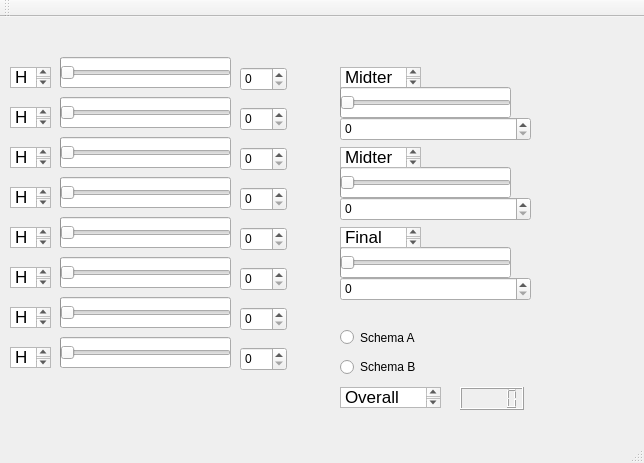
 <widget class="QMainWindow" name="MainWindow">
  <property name="geometry">
   <rect>
    <x>0</x>
    <y>0</y>
    <width>644</width>
    <height>463</height>
   </rect>
  </property>
  <property name="windowTitle">
   <string>MainWindow</string>
  </property>
  <property name="autoFillBackground">
   <bool>true</bool>
  </property>
  <widget class="QWidget" name="centralWidget">
   <widget class="QProgressBar" name="progressBar">
    <property name="geometry">
     <rect>
      <x>60</x>
      <y>40</y>
      <width>171</width>
      <height>31</height>
     </rect>
    </property>
    <property name="maximumSize">
     <size>
      <width>171</width>
      <height>16777215</height>
     </size>
    </property>
    <property name="font">
     <font>
      <family>Apple Braille</family>
      <pointsize>20</pointsize>
      <kerning>false</kerning>
     </font>
    </property>
    <property name="mouseTracking">
     <bool>false</bool>
    </property>
    <property name="acceptDrops">
     <bool>false</bool>
    </property>
    <property name="whatsThis">
     <string/>
    </property>
    <property name="autoFillBackground">
     <bool>false</bool>
    </property>
    <property name="inputMethodHints">
     <set>Qt::ImhNone</set>
    </property>
    <property name="textVisible">
     <bool>true</bool>
    </property>
   </widget>
   <widget class="QSlider" name="horizontalSlider">
    <property name="geometry">
     <rect>
      <x>60</x>
      <y>40</y>
      <width>171</width>
      <height>31</height>
     </rect>
    </property>
    <property name="autoFillBackground">
     <bool>false</bool>
    </property>
    <property name="maximum">
     <number>100</number>
    </property>
    <property name="orientation">
     <enum>Qt::Horizontal</enum>
    </property>
   </widget>
   <widget class="QTextBrowser" name="hw1TextBox">
    <property name="geometry">
     <rect>
      <x>10</x>
      <y>50</y>
      <width>41</width>
      <height>21</height>
     </rect>
    </property>
    <property name="autoFillBackground">
     <bool>true</bool>
    </property>
    <property name="styleSheet">
     <string notr="true">

hw1TextBox -&gt; QTextEdit { selection-background-color: black }</string>
    </property>
    <property name="html">
     <string>&lt;!DOCTYPE HTML PUBLIC &quot;-//W3C//DTD HTML 4.0//EN&quot; &quot;http://www.w3.org/TR/REC-html40/strict.dtd&quot;&gt;
&lt;html&gt;&lt;head&gt;&lt;meta name=&quot;qrichtext&quot; content=&quot;1&quot; /&gt;&lt;style type=&quot;text/css&quot;&gt;
p, li { white-space: pre-wrap; }
&lt;/style&gt;&lt;/head&gt;&lt;body style=&quot; font-family:'.SF NS Text'; font-size:13pt; font-weight:400; font-style:normal;&quot;&gt;
&lt;p style=&quot; margin-top:0px; margin-bottom:0px; margin-left:0px; margin-right:0px; -qt-block-indent:0; text-indent:0px;&quot;&gt;&lt;span style=&quot; font-family:'Al Bayan';&quot;&gt;Hw 1&lt;/span&gt;&lt;/p&gt;&lt;/body&gt;&lt;/html&gt;</string>
    </property>
   </widget>
   <widget class="QSpinBox" name="spinBox">
    <property name="geometry">
     <rect>
      <x>240</x>
      <y>50</y>
      <width>47</width>
      <height>24</height>
     </rect>
    </property>
    <property name="maximum">
     <number>100</number>
    </property>
   </widget>
   <widget class="QSlider" name="horizontalSlider_2">
    <property name="geometry">
     <rect>
      <x>60</x>
      <y>80</y>
      <width>171</width>
      <height>31</height>
     </rect>
    </property>
    <property name="autoFillBackground">
     <bool>false</bool>
    </property>
    <property name="maximum">
     <number>100</number>
    </property>
    <property name="orientation">
     <enum>Qt::Horizontal</enum>
    </property>
   </widget>
   <widget class="QTextBrowser" name="hw2TextBox">
    <property name="geometry">
     <rect>
      <x>10</x>
      <y>90</y>
      <width>41</width>
      <height>21</height>
     </rect>
    </property>
    <property name="autoFillBackground">
     <bool>true</bool>
    </property>
    <property name="styleSheet">
     <string notr="true"/>
    </property>
    <property name="html">
     <string>&lt;!DOCTYPE HTML PUBLIC &quot;-//W3C//DTD HTML 4.0//EN&quot; &quot;http://www.w3.org/TR/REC-html40/strict.dtd&quot;&gt;
&lt;html&gt;&lt;head&gt;&lt;meta name=&quot;qrichtext&quot; content=&quot;1&quot; /&gt;&lt;style type=&quot;text/css&quot;&gt;
p, li { white-space: pre-wrap; }
&lt;/style&gt;&lt;/head&gt;&lt;body style=&quot; font-family:'.SF NS Text'; font-size:13pt; font-weight:400; font-style:normal;&quot;&gt;
&lt;p style=&quot; margin-top:0px; margin-bottom:0px; margin-left:0px; margin-right:0px; -qt-block-indent:0; text-indent:0px;&quot;&gt;&lt;span style=&quot; font-family:'Al Bayan';&quot;&gt;Hw 2&lt;/span&gt;&lt;/p&gt;&lt;/body&gt;&lt;/html&gt;</string>
    </property>
   </widget>
   <widget class="QProgressBar" name="progressBar_2">
    <property name="geometry">
     <rect>
      <x>60</x>
      <y>80</y>
      <width>171</width>
      <height>31</height>
     </rect>
    </property>
    <property name="maximumSize">
     <size>
      <width>171</width>
      <height>16777215</height>
     </size>
    </property>
    <property name="font">
     <font>
      <family>Apple Braille</family>
      <pointsize>20</pointsize>
      <kerning>false</kerning>
     </font>
    </property>
    <property name="mouseTracking">
     <bool>false</bool>
    </property>
    <property name="acceptDrops">
     <bool>false</bool>
    </property>
    <property name="whatsThis">
     <string/>
    </property>
    <property name="autoFillBackground">
     <bool>false</bool>
    </property>
    <property name="inputMethodHints">
     <set>Qt::ImhNone</set>
    </property>
    <property name="textVisible">
     <bool>true</bool>
    </property>
   </widget>
   <widget class="QSpinBox" name="spinBox_2">
    <property name="geometry">
     <rect>
      <x>240</x>
      <y>90</y>
      <width>47</width>
      <height>24</height>
     </rect>
    </property>
    <property name="maximum">
     <number>100</number>
    </property>
   </widget>
   <widget class="QSlider" name="horizontalSlider_3">
    <property name="geometry">
     <rect>
      <x>60</x>
      <y>120</y>
      <width>171</width>
      <height>31</height>
     </rect>
    </property>
    <property name="autoFillBackground">
     <bool>false</bool>
    </property>
    <property name="maximum">
     <number>100</number>
    </property>
    <property name="orientation">
     <enum>Qt::Horizontal</enum>
    </property>
   </widget>
   <widget class="QTextBrowser" name="hw3TextBox">
    <property name="geometry">
     <rect>
      <x>10</x>
      <y>130</y>
      <width>41</width>
      <height>21</height>
     </rect>
    </property>
    <property name="html">
     <string>&lt;!DOCTYPE HTML PUBLIC &quot;-//W3C//DTD HTML 4.0//EN&quot; &quot;http://www.w3.org/TR/REC-html40/strict.dtd&quot;&gt;
&lt;html&gt;&lt;head&gt;&lt;meta name=&quot;qrichtext&quot; content=&quot;1&quot; /&gt;&lt;style type=&quot;text/css&quot;&gt;
p, li { white-space: pre-wrap; }
&lt;/style&gt;&lt;/head&gt;&lt;body style=&quot; font-family:'Al Bayan'; font-size:13pt; font-weight:400; font-style:normal;&quot;&gt;
&lt;p style=&quot; margin-top:0px; margin-bottom:0px; margin-left:0px; margin-right:0px; -qt-block-indent:0; text-indent:0px;&quot;&gt;Hw 3&lt;/p&gt;&lt;/body&gt;&lt;/html&gt;</string>
    </property>
   </widget>
   <widget class="QProgressBar" name="progressBar_3">
    <property name="geometry">
     <rect>
      <x>60</x>
      <y>120</y>
      <width>171</width>
      <height>31</height>
     </rect>
    </property>
    <property name="maximumSize">
     <size>
      <width>171</width>
      <height>16777215</height>
     </size>
    </property>
    <property name="font">
     <font>
      <family>Apple Braille</family>
      <pointsize>20</pointsize>
      <kerning>false</kerning>
     </font>
    </property>
    <property name="mouseTracking">
     <bool>false</bool>
    </property>
    <property name="acceptDrops">
     <bool>false</bool>
    </property>
    <property name="whatsThis">
     <string/>
    </property>
    <property name="autoFillBackground">
     <bool>false</bool>
    </property>
    <property name="inputMethodHints">
     <set>Qt::ImhNone</set>
    </property>
    <property name="textVisible">
     <bool>true</bool>
    </property>
   </widget>
   <widget class="QSpinBox" name="spinBox_3">
    <property name="geometry">
     <rect>
      <x>240</x>
      <y>130</y>
      <width>47</width>
      <height>24</height>
     </rect>
    </property>
    <property name="maximum">
     <number>100</number>
    </property>
   </widget>
   <widget class="QSlider" name="horizontalSlider_4">
    <property name="geometry">
     <rect>
      <x>60</x>
      <y>160</y>
      <width>171</width>
      <height>31</height>
     </rect>
    </property>
    <property name="autoFillBackground">
     <bool>false</bool>
    </property>
    <property name="maximum">
     <number>100</number>
    </property>
    <property name="orientation">
     <enum>Qt::Horizontal</enum>
    </property>
   </widget>
   <widget class="QTextBrowser" name="hw4TextBox">
    <property name="geometry">
     <rect>
      <x>10</x>
      <y>170</y>
      <width>41</width>
      <height>21</height>
     </rect>
    </property>
    <property name="html">
     <string>&lt;!DOCTYPE HTML PUBLIC &quot;-//W3C//DTD HTML 4.0//EN&quot; &quot;http://www.w3.org/TR/REC-html40/strict.dtd&quot;&gt;
&lt;html&gt;&lt;head&gt;&lt;meta name=&quot;qrichtext&quot; content=&quot;1&quot; /&gt;&lt;style type=&quot;text/css&quot;&gt;
p, li { white-space: pre-wrap; }
&lt;/style&gt;&lt;/head&gt;&lt;body style=&quot; font-family:'Al Bayan'; font-size:13pt; font-weight:400; font-style:normal;&quot;&gt;
&lt;p style=&quot; margin-top:0px; margin-bottom:0px; margin-left:0px; margin-right:0px; -qt-block-indent:0; text-indent:0px;&quot;&gt;Hw 4&lt;/p&gt;&lt;/body&gt;&lt;/html&gt;</string>
    </property>
   </widget>
   <widget class="QProgressBar" name="progressBar_4">
    <property name="geometry">
     <rect>
      <x>60</x>
      <y>160</y>
      <width>171</width>
      <height>31</height>
     </rect>
    </property>
    <property name="maximumSize">
     <size>
      <width>171</width>
      <height>16777215</height>
     </size>
    </property>
    <property name="font">
     <font>
      <family>Apple Braille</family>
      <pointsize>20</pointsize>
      <kerning>false</kerning>
     </font>
    </property>
    <property name="mouseTracking">
     <bool>false</bool>
    </property>
    <property name="acceptDrops">
     <bool>false</bool>
    </property>
    <property name="whatsThis">
     <string/>
    </property>
    <property name="autoFillBackground">
     <bool>false</bool>
    </property>
    <property name="inputMethodHints">
     <set>Qt::ImhNone</set>
    </property>
    <property name="textVisible">
     <bool>true</bool>
    </property>
   </widget>
   <widget class="QSpinBox" name="spinBox_4">
    <property name="geometry">
     <rect>
      <x>240</x>
      <y>170</y>
      <width>47</width>
      <height>24</height>
     </rect>
    </property>
    <property name="maximum">
     <number>100</number>
    </property>
   </widget>
   <widget class="QSlider" name="horizontalSlider_5">
    <property name="geometry">
     <rect>
      <x>60</x>
      <y>200</y>
      <width>171</width>
      <height>31</height>
     </rect>
    </property>
    <property name="autoFillBackground">
     <bool>false</bool>
    </property>
    <property name="maximum">
     <number>100</number>
    </property>
    <property name="orientation">
     <enum>Qt::Horizontal</enum>
    </property>
   </widget>
   <widget class="QTextBrowser" name="hw5TextBox">
    <property name="geometry">
     <rect>
      <x>10</x>
      <y>210</y>
      <width>41</width>
      <height>21</height>
     </rect>
    </property>
    <property name="html">
     <string>&lt;!DOCTYPE HTML PUBLIC &quot;-//W3C//DTD HTML 4.0//EN&quot; &quot;http://www.w3.org/TR/REC-html40/strict.dtd&quot;&gt;
&lt;html&gt;&lt;head&gt;&lt;meta name=&quot;qrichtext&quot; content=&quot;1&quot; /&gt;&lt;style type=&quot;text/css&quot;&gt;
p, li { white-space: pre-wrap; }
&lt;/style&gt;&lt;/head&gt;&lt;body style=&quot; font-family:'Al Bayan'; font-size:13pt; font-weight:400; font-style:normal;&quot;&gt;
&lt;p style=&quot; margin-top:0px; margin-bottom:0px; margin-left:0px; margin-right:0px; -qt-block-indent:0; text-indent:0px;&quot;&gt;Hw 5&lt;/p&gt;&lt;/body&gt;&lt;/html&gt;</string>
    </property>
   </widget>
   <widget class="QProgressBar" name="progressBar_5">
    <property name="geometry">
     <rect>
      <x>60</x>
      <y>200</y>
      <width>171</width>
      <height>31</height>
     </rect>
    </property>
    <property name="maximumSize">
     <size>
      <width>171</width>
      <height>16777215</height>
     </size>
    </property>
    <property name="font">
     <font>
      <family>Apple Braille</family>
      <pointsize>20</pointsize>
      <kerning>false</kerning>
     </font>
    </property>
    <property name="mouseTracking">
     <bool>false</bool>
    </property>
    <property name="acceptDrops">
     <bool>false</bool>
    </property>
    <property name="whatsThis">
     <string/>
    </property>
    <property name="autoFillBackground">
     <bool>false</bool>
    </property>
    <property name="inputMethodHints">
     <set>Qt::ImhNone</set>
    </property>
    <property name="textVisible">
     <bool>true</bool>
    </property>
   </widget>
   <widget class="QSpinBox" name="spinBox_5">
    <property name="geometry">
     <rect>
      <x>240</x>
      <y>210</y>
      <width>47</width>
      <height>24</height>
     </rect>
    </property>
    <property name="maximum">
     <number>100</number>
    </property>
   </widget>
   <widget class="QSlider" name="horizontalSlider_6">
    <property name="geometry">
     <rect>
      <x>60</x>
      <y>240</y>
      <width>171</width>
      <height>31</height>
     </rect>
    </property>
    <property name="autoFillBackground">
     <bool>false</bool>
    </property>
    <property name="maximum">
     <number>100</number>
    </property>
    <property name="orientation">
     <enum>Qt::Horizontal</enum>
    </property>
   </widget>
   <widget class="QTextBrowser" name="hw6TextBox">
    <property name="geometry">
     <rect>
      <x>10</x>
      <y>250</y>
      <width>41</width>
      <height>21</height>
     </rect>
    </property>
    <property name="html">
     <string>&lt;!DOCTYPE HTML PUBLIC &quot;-//W3C//DTD HTML 4.0//EN&quot; &quot;http://www.w3.org/TR/REC-html40/strict.dtd&quot;&gt;
&lt;html&gt;&lt;head&gt;&lt;meta name=&quot;qrichtext&quot; content=&quot;1&quot; /&gt;&lt;style type=&quot;text/css&quot;&gt;
p, li { white-space: pre-wrap; }
&lt;/style&gt;&lt;/head&gt;&lt;body style=&quot; font-family:'Al Bayan'; font-size:13pt; font-weight:400; font-style:normal;&quot;&gt;
&lt;p style=&quot; margin-top:0px; margin-bottom:0px; margin-left:0px; margin-right:0px; -qt-block-indent:0; text-indent:0px;&quot;&gt;Hw 6&lt;/p&gt;&lt;/body&gt;&lt;/html&gt;</string>
    </property>
   </widget>
   <widget class="QProgressBar" name="progressBar_6">
    <property name="geometry">
     <rect>
      <x>60</x>
      <y>240</y>
      <width>171</width>
      <height>31</height>
     </rect>
    </property>
    <property name="maximumSize">
     <size>
      <width>171</width>
      <height>16777215</height>
     </size>
    </property>
    <property name="font">
     <font>
      <family>Apple Braille</family>
      <pointsize>20</pointsize>
      <kerning>false</kerning>
     </font>
    </property>
    <property name="mouseTracking">
     <bool>false</bool>
    </property>
    <property name="acceptDrops">
     <bool>false</bool>
    </property>
    <property name="whatsThis">
     <string/>
    </property>
    <property name="autoFillBackground">
     <bool>false</bool>
    </property>
    <property name="inputMethodHints">
     <set>Qt::ImhNone</set>
    </property>
    <property name="textVisible">
     <bool>true</bool>
    </property>
   </widget>
   <widget class="QSpinBox" name="spinBox_6">
    <property name="geometry">
     <rect>
      <x>240</x>
      <y>250</y>
      <width>47</width>
      <height>24</height>
     </rect>
    </property>
    <property name="maximum">
     <number>100</number>
    </property>
   </widget>
   <widget class="QSpinBox" name="spinBox_7">
    <property name="geometry">
     <rect>
      <x>240</x>
      <y>290</y>
      <width>47</width>
      <height>24</height>
     </rect>
    </property>
    <property name="maximum">
     <number>100</number>
    </property>
   </widget>
   <widget class="QTextBrowser" name="hw7TextBox">
    <property name="geometry">
     <rect>
      <x>10</x>
      <y>290</y>
      <width>41</width>
      <height>21</height>
     </rect>
    </property>
    <property name="html">
     <string>&lt;!DOCTYPE HTML PUBLIC &quot;-//W3C//DTD HTML 4.0//EN&quot; &quot;http://www.w3.org/TR/REC-html40/strict.dtd&quot;&gt;
&lt;html&gt;&lt;head&gt;&lt;meta name=&quot;qrichtext&quot; content=&quot;1&quot; /&gt;&lt;style type=&quot;text/css&quot;&gt;
p, li { white-space: pre-wrap; }
&lt;/style&gt;&lt;/head&gt;&lt;body style=&quot; font-family:'Al Bayan'; font-size:13pt; font-weight:400; font-style:normal;&quot;&gt;
&lt;p style=&quot; margin-top:0px; margin-bottom:0px; margin-left:0px; margin-right:0px; -qt-block-indent:0; text-indent:0px;&quot;&gt;Hw 7&lt;/p&gt;&lt;/body&gt;&lt;/html&gt;</string>
    </property>
   </widget>
   <widget class="QSlider" name="horizontalSlider_7">
    <property name="geometry">
     <rect>
      <x>60</x>
      <y>280</y>
      <width>171</width>
      <height>31</height>
     </rect>
    </property>
    <property name="autoFillBackground">
     <bool>false</bool>
    </property>
    <property name="maximum">
     <number>100</number>
    </property>
    <property name="orientation">
     <enum>Qt::Horizontal</enum>
    </property>
   </widget>
   <widget class="QProgressBar" name="progressBar_7">
    <property name="geometry">
     <rect>
      <x>60</x>
      <y>280</y>
      <width>171</width>
      <height>31</height>
     </rect>
    </property>
    <property name="maximumSize">
     <size>
      <width>171</width>
      <height>16777215</height>
     </size>
    </property>
    <property name="font">
     <font>
      <family>Apple Braille</family>
      <pointsize>20</pointsize>
      <kerning>false</kerning>
     </font>
    </property>
    <property name="mouseTracking">
     <bool>false</bool>
    </property>
    <property name="acceptDrops">
     <bool>false</bool>
    </property>
    <property name="whatsThis">
     <string/>
    </property>
    <property name="autoFillBackground">
     <bool>false</bool>
    </property>
    <property name="inputMethodHints">
     <set>Qt::ImhNone</set>
    </property>
    <property name="textVisible">
     <bool>true</bool>
    </property>
   </widget>
   <widget class="QSpinBox" name="spinBox_8">
    <property name="geometry">
     <rect>
      <x>240</x>
      <y>330</y>
      <width>47</width>
      <height>24</height>
     </rect>
    </property>
    <property name="maximum">
     <number>100</number>
    </property>
   </widget>
   <widget class="QTextBrowser" name="hw8TextBox">
    <property name="geometry">
     <rect>
      <x>10</x>
      <y>330</y>
      <width>41</width>
      <height>21</height>
     </rect>
    </property>
    <property name="html">
     <string>&lt;!DOCTYPE HTML PUBLIC &quot;-//W3C//DTD HTML 4.0//EN&quot; &quot;http://www.w3.org/TR/REC-html40/strict.dtd&quot;&gt;
&lt;html&gt;&lt;head&gt;&lt;meta name=&quot;qrichtext&quot; content=&quot;1&quot; /&gt;&lt;style type=&quot;text/css&quot;&gt;
p, li { white-space: pre-wrap; }
&lt;/style&gt;&lt;/head&gt;&lt;body style=&quot; font-family:'Al Bayan'; font-size:13pt; font-weight:400; font-style:normal;&quot;&gt;
&lt;p style=&quot; margin-top:0px; margin-bottom:0px; margin-left:0px; margin-right:0px; -qt-block-indent:0; text-indent:0px;&quot;&gt;Hw 8&lt;/p&gt;&lt;/body&gt;&lt;/html&gt;</string>
    </property>
   </widget>
   <widget class="QSlider" name="horizontalSlider_8">
    <property name="geometry">
     <rect>
      <x>60</x>
      <y>320</y>
      <width>171</width>
      <height>31</height>
     </rect>
    </property>
    <property name="autoFillBackground">
     <bool>false</bool>
    </property>
    <property name="maximum">
     <number>100</number>
    </property>
    <property name="orientation">
     <enum>Qt::Horizontal</enum>
    </property>
   </widget>
   <widget class="QProgressBar" name="progressBar_8">
    <property name="geometry">
     <rect>
      <x>60</x>
      <y>320</y>
      <width>171</width>
      <height>31</height>
     </rect>
    </property>
    <property name="maximumSize">
     <size>
      <width>171</width>
      <height>16777215</height>
     </size>
    </property>
    <property name="font">
     <font>
      <family>Apple Braille</family>
      <pointsize>20</pointsize>
      <kerning>false</kerning>
     </font>
    </property>
    <property name="mouseTracking">
     <bool>false</bool>
    </property>
    <property name="acceptDrops">
     <bool>false</bool>
    </property>
    <property name="whatsThis">
     <string/>
    </property>
    <property name="autoFillBackground">
     <bool>false</bool>
    </property>
    <property name="inputMethodHints">
     <set>Qt::ImhNone</set>
    </property>
    <property name="textVisible">
     <bool>true</bool>
    </property>
   </widget>
   <widget class="QTextBrowser" name="midterm1TextBox">
    <property name="geometry">
     <rect>
      <x>340</x>
      <y>50</y>
      <width>81</width>
      <height>21</height>
     </rect>
    </property>
    <property name="html">
     <string>&lt;!DOCTYPE HTML PUBLIC &quot;-//W3C//DTD HTML 4.0//EN&quot; &quot;http://www.w3.org/TR/REC-html40/strict.dtd&quot;&gt;
&lt;html&gt;&lt;head&gt;&lt;meta name=&quot;qrichtext&quot; content=&quot;1&quot; /&gt;&lt;style type=&quot;text/css&quot;&gt;
p, li { white-space: pre-wrap; }
&lt;/style&gt;&lt;/head&gt;&lt;body style=&quot; font-family:'Al Bayan'; font-size:13pt; font-weight:400; font-style:normal;&quot;&gt;
&lt;p style=&quot; margin-top:0px; margin-bottom:0px; margin-left:0px; margin-right:0px; -qt-block-indent:0; text-indent:0px;&quot;&gt;Midterm 1&lt;/p&gt;&lt;/body&gt;&lt;/html&gt;</string>
    </property>
   </widget>
   <widget class="QSlider" name="horizontalSlider_9">
    <property name="geometry">
     <rect>
      <x>340</x>
      <y>70</y>
      <width>171</width>
      <height>31</height>
     </rect>
    </property>
    <property name="autoFillBackground">
     <bool>false</bool>
    </property>
    <property name="maximum">
     <number>100</number>
    </property>
    <property name="orientation">
     <enum>Qt::Horizontal</enum>
    </property>
   </widget>
   <widget class="QProgressBar" name="progressBar_9">
    <property name="geometry">
     <rect>
      <x>340</x>
      <y>70</y>
      <width>171</width>
      <height>31</height>
     </rect>
    </property>
    <property name="maximumSize">
     <size>
      <width>171</width>
      <height>16777215</height>
     </size>
    </property>
    <property name="font">
     <font>
      <family>Apple Braille</family>
      <pointsize>20</pointsize>
      <kerning>false</kerning>
     </font>
    </property>
    <property name="mouseTracking">
     <bool>false</bool>
    </property>
    <property name="acceptDrops">
     <bool>false</bool>
    </property>
    <property name="whatsThis">
     <string/>
    </property>
    <property name="autoFillBackground">
     <bool>false</bool>
    </property>
    <property name="inputMethodHints">
     <set>Qt::ImhNone</set>
    </property>
    <property name="textVisible">
     <bool>true</bool>
    </property>
   </widget>
   <widget class="QSpinBox" name="spinBox_9">
    <property name="geometry">
     <rect>
      <x>340</x>
      <y>100</y>
      <width>191</width>
      <height>24</height>
     </rect>
    </property>
    <property name="maximum">
     <number>100</number>
    </property>
   </widget>
   <widget class="QProgressBar" name="progressBar_10">
    <property name="geometry">
     <rect>
      <x>340</x>
      <y>150</y>
      <width>171</width>
      <height>31</height>
     </rect>
    </property>
    <property name="maximumSize">
     <size>
      <width>171</width>
      <height>16777215</height>
     </size>
    </property>
    <property name="font">
     <font>
      <family>Apple Braille</family>
      <pointsize>20</pointsize>
      <kerning>false</kerning>
     </font>
    </property>
    <property name="mouseTracking">
     <bool>false</bool>
    </property>
    <property name="acceptDrops">
     <bool>false</bool>
    </property>
    <property name="whatsThis">
     <string/>
    </property>
    <property name="autoFillBackground">
     <bool>false</bool>
    </property>
    <property name="inputMethodHints">
     <set>Qt::ImhNone</set>
    </property>
    <property name="textVisible">
     <bool>true</bool>
    </property>
   </widget>
   <widget class="QSlider" name="horizontalSlider_10">
    <property name="geometry">
     <rect>
      <x>340</x>
      <y>150</y>
      <width>171</width>
      <height>31</height>
     </rect>
    </property>
    <property name="autoFillBackground">
     <bool>false</bool>
    </property>
    <property name="maximum">
     <number>100</number>
    </property>
    <property name="orientation">
     <enum>Qt::Horizontal</enum>
    </property>
   </widget>
   <widget class="QTextBrowser" name="midterm2TextBox">
    <property name="geometry">
     <rect>
      <x>340</x>
      <y>130</y>
      <width>81</width>
      <height>21</height>
     </rect>
    </property>
    <property name="html">
     <string>&lt;!DOCTYPE HTML PUBLIC &quot;-//W3C//DTD HTML 4.0//EN&quot; &quot;http://www.w3.org/TR/REC-html40/strict.dtd&quot;&gt;
&lt;html&gt;&lt;head&gt;&lt;meta name=&quot;qrichtext&quot; content=&quot;1&quot; /&gt;&lt;style type=&quot;text/css&quot;&gt;
p, li { white-space: pre-wrap; }
&lt;/style&gt;&lt;/head&gt;&lt;body style=&quot; font-family:'Al Bayan'; font-size:13pt; font-weight:400; font-style:normal;&quot;&gt;
&lt;p style=&quot; margin-top:0px; margin-bottom:0px; margin-left:0px; margin-right:0px; -qt-block-indent:0; text-indent:0px;&quot;&gt;Midterm 2&lt;/p&gt;&lt;/body&gt;&lt;/html&gt;</string>
    </property>
   </widget>
   <widget class="QSpinBox" name="spinBox_10">
    <property name="geometry">
     <rect>
      <x>340</x>
      <y>180</y>
      <width>191</width>
      <height>24</height>
     </rect>
    </property>
    <property name="maximum">
     <number>100</number>
    </property>
   </widget>
   <widget class="QProgressBar" name="progressBar_11">
    <property name="geometry">
     <rect>
      <x>340</x>
      <y>230</y>
      <width>171</width>
      <height>31</height>
     </rect>
    </property>
    <property name="maximumSize">
     <size>
      <width>171</width>
      <height>16777215</height>
     </size>
    </property>
    <property name="font">
     <font>
      <family>Apple Braille</family>
      <pointsize>20</pointsize>
      <kerning>false</kerning>
     </font>
    </property>
    <property name="mouseTracking">
     <bool>false</bool>
    </property>
    <property name="acceptDrops">
     <bool>false</bool>
    </property>
    <property name="whatsThis">
     <string/>
    </property>
    <property name="autoFillBackground">
     <bool>false</bool>
    </property>
    <property name="inputMethodHints">
     <set>Qt::ImhNone</set>
    </property>
    <property name="textVisible">
     <bool>true</bool>
    </property>
   </widget>
   <widget class="QSlider" name="horizontalSlider_11">
    <property name="geometry">
     <rect>
      <x>340</x>
      <y>230</y>
      <width>171</width>
      <height>31</height>
     </rect>
    </property>
    <property name="autoFillBackground">
     <bool>false</bool>
    </property>
    <property name="maximum">
     <number>100</number>
    </property>
    <property name="orientation">
     <enum>Qt::Horizontal</enum>
    </property>
   </widget>
   <widget class="QTextBrowser" name="finalExamTextBox">
    <property name="geometry">
     <rect>
      <x>340</x>
      <y>210</y>
      <width>81</width>
      <height>21</height>
     </rect>
    </property>
    <property name="html">
     <string>&lt;!DOCTYPE HTML PUBLIC &quot;-//W3C//DTD HTML 4.0//EN&quot; &quot;http://www.w3.org/TR/REC-html40/strict.dtd&quot;&gt;
&lt;html&gt;&lt;head&gt;&lt;meta name=&quot;qrichtext&quot; content=&quot;1&quot; /&gt;&lt;style type=&quot;text/css&quot;&gt;
p, li { white-space: pre-wrap; }
&lt;/style&gt;&lt;/head&gt;&lt;body style=&quot; font-family:'Al Bayan'; font-size:13pt; font-weight:400; font-style:normal;&quot;&gt;
&lt;p style=&quot; margin-top:0px; margin-bottom:0px; margin-left:0px; margin-right:0px; -qt-block-indent:0; text-indent:0px;&quot;&gt;Final Exam&lt;/p&gt;&lt;/body&gt;&lt;/html&gt;</string>
    </property>
   </widget>
   <widget class="QSpinBox" name="spinBox_11">
    <property name="geometry">
     <rect>
      <x>340</x>
      <y>260</y>
      <width>191</width>
      <height>24</height>
     </rect>
    </property>
    <property name="maximum">
     <number>100</number>
    </property>
   </widget>
   <widget class="QRadioButton" name="radioButton">
    <property name="geometry">
     <rect>
      <x>340</x>
      <y>310</y>
      <width>131</width>
      <height>21</height>
     </rect>
    </property>
    <property name="inputMethodHints">
     <set>Qt::ImhNone</set>
    </property>
    <property name="text">
     <string>Schema A</string>
    </property>
    <property name="checked">
     <bool>false</bool>
    </property>
    <property name="autoRepeat">
     <bool>false</bool>
    </property>
    <property name="autoExclusive">
     <bool>false</bool>
    </property>
   </widget>
   <widget class="QRadioButton" name="radioButton_2">
    <property name="geometry">
     <rect>
      <x>340</x>
      <y>340</y>
      <width>100</width>
      <height>20</height>
     </rect>
    </property>
    <property name="text">
     <string>Schema B</string>
    </property>
   </widget>
   <widget class="QTextBrowser" name="overallScoreTextBox">
    <property name="geometry">
     <rect>
      <x>340</x>
      <y>370</y>
      <width>101</width>
      <height>21</height>
     </rect>
    </property>
    <property name="autoFillBackground">
     <bool>true</bool>
    </property>
    <property name="html">
     <string>&lt;!DOCTYPE HTML PUBLIC &quot;-//W3C//DTD HTML 4.0//EN&quot; &quot;http://www.w3.org/TR/REC-html40/strict.dtd&quot;&gt;
&lt;html&gt;&lt;head&gt;&lt;meta name=&quot;qrichtext&quot; content=&quot;1&quot; /&gt;&lt;style type=&quot;text/css&quot;&gt;
p, li { white-space: pre-wrap; }
&lt;/style&gt;&lt;/head&gt;&lt;body style=&quot; font-family:'Al Bayan'; font-size:13pt; font-weight:400; font-style:normal;&quot;&gt;
&lt;p style=&quot; margin-top:0px; margin-bottom:0px; margin-left:0px; margin-right:0px; -qt-block-indent:0; text-indent:0px;&quot;&gt;Overall Score:&lt;/p&gt;&lt;/body&gt;&lt;/html&gt;</string>
    </property>
   </widget>
   <widget class="QLCDNumber" name="lcdNumber">
    <property name="geometry">
     <rect>
      <x>460</x>
      <y>370</y>
      <width>64</width>
      <height>23</height>
     </rect>
    </property>
   </widget>
   <zorder>progressBar</zorder>
   <zorder>hw1TextBox</zorder>
   <zorder>spinBox</zorder>
   <zorder>hw2TextBox</zorder>
   <zorder>spinBox_2</zorder>
   <zorder>hw3TextBox</zorder>
   <zorder>progressBar_3</zorder>
   <zorder>spinBox_3</zorder>
   <zorder>hw4TextBox</zorder>
   <zorder>progressBar_4</zorder>
   <zorder>spinBox_4</zorder>
   <zorder>hw5TextBox</zorder>
   <zorder>progressBar_5</zorder>
   <zorder>spinBox_5</zorder>
   <zorder>hw6TextBox</zorder>
   <zorder>progressBar_6</zorder>
   <zorder>spinBox_6</zorder>
   <zorder>spinBox_7</zorder>
   <zorder>hw7TextBox</zorder>
   <zorder>progressBar_7</zorder>
   <zorder>spinBox_8</zorder>
   <zorder>hw8TextBox</zorder>
   <zorder>progressBar_8</zorder>
   <zorder>progressBar_2</zorder>
   <zorder>horizontalSlider_2</zorder>
   <zorder>horizontalSlider_3</zorder>
   <zorder>horizontalSlider_4</zorder>
   <zorder>horizontalSlider_5</zorder>
   <zorder>horizontalSlider_6</zorder>
   <zorder>horizontalSlider_7</zorder>
   <zorder>horizontalSlider_8</zorder>
   <zorder>horizontalSlider</zorder>
   <zorder>midterm1TextBox</zorder>
   <zorder>progressBar_9</zorder>
   <zorder>spinBox_9</zorder>
   <zorder>progressBar_10</zorder>
   <zorder>horizontalSlider_10</zorder>
   <zorder>midterm2TextBox</zorder>
   <zorder>spinBox_10</zorder>
   <zorder>horizontalSlider_9</zorder>
   <zorder>progressBar_11</zorder>
   <zorder>horizontalSlider_11</zorder>
   <zorder>finalExamTextBox</zorder>
   <zorder>spinBox_11</zorder>
   <zorder>radioButton</zorder>
   <zorder>radioButton_2</zorder>
   <zorder>overallScoreTextBox</zorder>
   <zorder>lcdNumber</zorder>
  </widget>
  <widget class="QMenuBar" name="menuBar">
   <property name="geometry">
    <rect>
     <x>0</x>
     <y>0</y>
     <width>644</width>
     <height>22</height>
    </rect>
   </property>
  </widget>
  <widget class="QToolBar" name="mainToolBar">
   <attribute name="toolBarArea">
    <enum>TopToolBarArea</enum>
   </attribute>
   <attribute name="toolBarBreak">
    <bool>false</bool>
   </attribute>
  </widget>
  <widget class="QStatusBar" name="statusBar"/>
 </widget>
